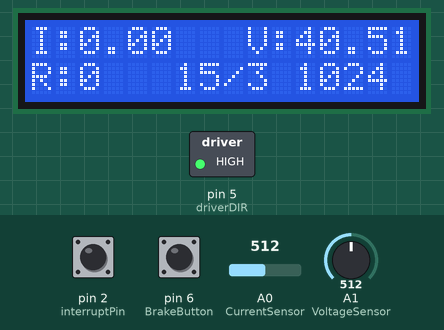
Bench run of a sketch on a simulated Arduino Uno, built with avr-gcc and run on an emulated ATmega328P. Parts: 16×2 character LCD, switched loads named in the sketch (green lamp = pin HIGH). The inputs (shaded band) are chosen by the test bench; at power-on: pin 6 (BrakeButton) LOW, A0 (CurrentSensor) = 512, A1 (VoltageSensor) = 512, pin 2 (interruptPin) HIGH. The local clock reads 2024-03-15 10:24:30 at power-on unless the sketch sets it; storage starts empty; pins used as bus, display or sensor lines are not drawn.

Above: at 1.3 s.
1.4 s: pin 6 (BrakeButton) pulled HIGH for 0.35 s
At 2.1 s:
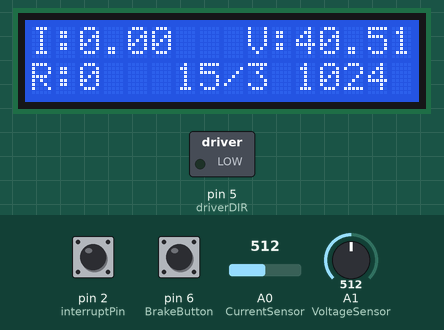
3.7 s: A0 (CurrentSensor) set to 490
At 4.2 s:
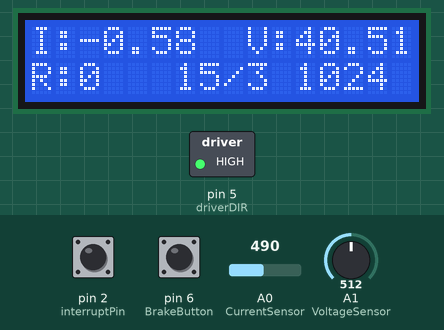
5.3 s: A1 (VoltageSensor) set to 490
At 6.6 s:
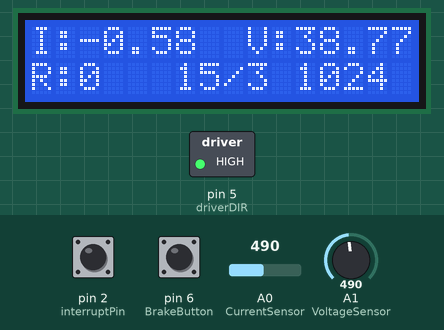
6.9 s: pin 2 (interruptPin) pulled LOW for 0.35 s
At 8.0 s:
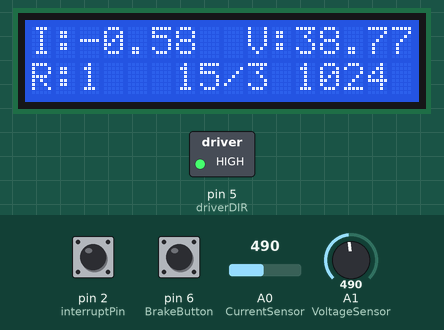
8.7 s: A0 (CurrentSensor) set to 510
At 9.2 s:
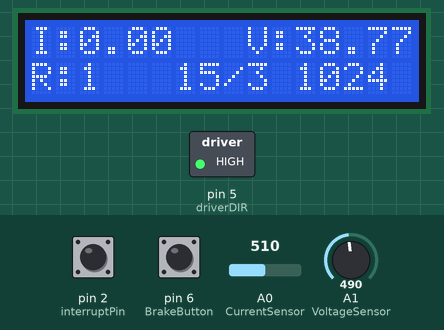
10.2 s: A1 (VoltageSensor) set to 510
At 11.6 s:
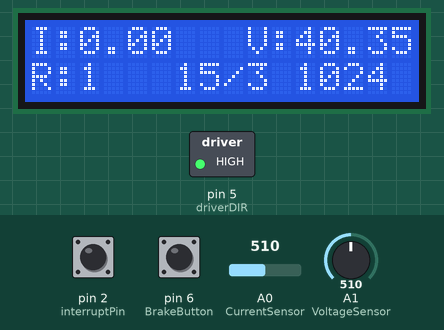
Timing chart, 0 to 13.2 s (numbered marks = the images above; inputs shaded):
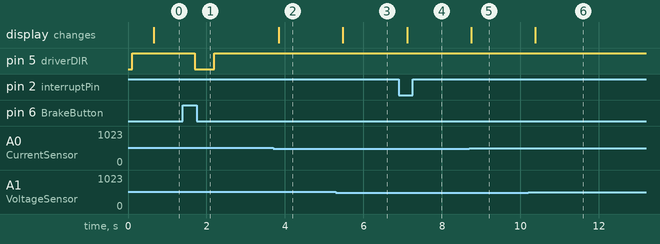

Measured:
- after the input at 1.4 s, pin 5 (driverDIR): HIGH → LOW after 0.30 s, → HIGH 0.51 s later
- after the input at 3.7 s, the display: changes after 0.14 s (image 2)
- after the input at 5.3 s, the display: changes after 0.18 s (image 3)
- after the input at 6.9 s, the display: changes after 0.21 s (image 4)
- after the input at 8.7 s, the display: changes at once (image 5)
- after the input at 10.2 s, the display: changes after 0.17 s (image 6)

The sketch:

Ontwerp.ino
```cpp
#include <Wire.h>
#include <LiquidCrystal_I2C.h>
#include <SPI.h>
#include <SD.h>
#include "RTClib.h"
RTC_DS1307 rtc;

File dataFile;
LiquidCrystal_I2C lcd(0x27, 16, 2);

const int SDcardpin = 10;
const byte interruptPin = 2;
const int CurrentSensor = A0;
const int VoltageSensor = A1;

const float R1 = 14930;
const float R2 = 982;
const int AmountOfCogs = 40;

const int driverPUL = 3;
const int driverDIR = 5;
bool SetDIR = LOW;         //////////////////////////////// If brake turning in wrong direction, change this.

const int BrakeButton = 6;
const int MaxSteps = 500; //////////////////////////////// If motor isn't pulling far enough increase number. If motor is slipping decrease.
const int Pulse = 500;  ////////////////////////////////// If motor is too slow increase number. If motor is too fast decrease.
int CurrentStep = MaxSteps;

double CountedCogs = 0;
int RPM = 0;
double Current = 0;
float Vout = 0.0;
float Vin = 0.0;
double Seconds;

DateTime now;
String FileName;

////////////////////////////////////////////SETUP FUNCTION/////////////////////////////////////////////////////////

void setup() {
   now = rtc.now();
   FileName = String(now.month())+ String(now.day())+String(now.hour())+".csv";

   if (! rtc.begin()) {
    while (1);
  }

   if (!rtc.isrunning()) {
    // rtc.adjust(DateTime(2019, 10, 22, 19, 15, 9));
  }

  if (!SD.begin(SDcardpin))
  {
    while (1);
  }

   pinMode(CurrentSensor, INPUT);
   pinMode(interruptPin, INPUT_PULLUP);
   pinMode(BrakeButton, INPUT);
   pinMode (driverPUL, OUTPUT);
   pinMode (driverDIR, OUTPUT);

   attachInterrupt(digitalPinToInterrupt(interruptPin),CountTheCogs, FALLING);

   lcd.init();
   lcd.backlight();

   PrintHeadersToSD();

   if(BrakeButton == LOW){                 // first time you pull the switch always start braking,
    SetDIR = !SetDIR;                       // independent of starting switch postion
    CurrentStep = 0;
   }
  }

////////////////////////////////////////////MAIN LOOP FUNCTION/////////////////////////////////////////////////////////

void loop() {
 now = rtc.now();   //start the realtime clock

 BrakeLogic();      //enable the braking logic. When to brake when not to.

 Current = .0264 * analogRead(CurrentSensor) -13.52;    //Current sensor error correction

 if( abs(Current) < 0.40 )       //Should be removed after fixing interferrence of AC signal
   {
    Current = 0;
   }

  Vout = (analogRead(VoltageSensor) * 5) / 1024.0;      //Voltage sensor and voltage divider calculations
  Vin = Vout / (R2/(R1+R2));

  PrintDataToLCD();               //print out everything we need
  PrintDataToSD();

  delay(500);
}

////////////////////////////////////////////INTERPUT FUNCTION/////////////////////////////////////////////////////////

void CountTheCogs()
  {
    CountedCogs++;  //Keeps track of speed

    RPM = (CountedCogs / AmountOfCogs) * 60;

    if(now.second()!= Seconds){
    CountedCogs = 0;
    Seconds = now.second();
    }
  }

////////////////////////////////////////////BRAKE FUNCTIONS/////////////////////////////////////////////////////////

void BrakeLogic()  //when to brake
  {
    if((digitalRead(BrakeButton) == HIGH) || (RPM >= 2000)){                           //if BrakeButton is pressed or speed is exessive: start braking
      Brake_ON();
    }

    if((digitalRead(BrakeButton) == LOW) && (RPM < 2000)){                            //if Brakebutton is not pressed, and  speed is not exessive: stop braking
      Brake_OFF();
    }
  }

void Brake_ON(){
  while(CurrentStep < MaxSteps){
    digitalWrite(driverDIR,SetDIR);
    digitalWrite(driverPUL,HIGH);
    delayMicroseconds(Pulse);
    digitalWrite(driverPUL,LOW);
    delayMicroseconds(Pulse);
    CurrentStep++;
    }
}

void Brake_OFF(){
  while(CurrentStep > 0){
    digitalWrite(driverDIR,!SetDIR);
    digitalWrite(driverPUL,HIGH);
    delayMicroseconds(Pulse);
    digitalWrite(driverPUL,LOW);
    delayMicroseconds(Pulse);
    CurrentStep--;
  }
}

////////////////////////////////////////////BORING PRINT FUNCTIONS/////////////////////////////////////////////////////////

void PrintHeadersToSD()
  {
    if(!SD.exists(FileName))
    {
      dataFile = SD.open(FileName, FILE_WRITE);
      if(dataFile)
       {
         dataFile.print("Timestamp (YYYYMMDDHHSS)");
         dataFile.print(",");
         dataFile.print("Toerental [RPM]");
         dataFile.print(",");
         dataFile.print("Vin [V]");
         dataFile.print(",");
         dataFile.println("Stroom [A]");
         dataFile.close();
       }
    }
  }

void PrintDataToLCD()
  {
    String dataString = "";
    lcd.clear();
    lcd.print("I:");
    lcd.print(Current);
    lcd.setCursor(9,0);
    lcd.print("V:");
    lcd.print(Vin);
    lcd.setCursor(0,1);
    lcd.print("R:");
    lcd.print(RPM);
    lcd.setCursor(6,1);
    lcd.print(now.day(), DEC);
    lcd.print('/');
    lcd.print(now.month(), DEC);
    lcd.print(" ");
    lcd.print(now.hour());
    lcd.print(now.minute());
  }

void PrintDataToSD()
  {
    dataFile = SD.open(FileName, FILE_WRITE);
    if (dataFile)
    {
      dataFile.print(now.year(), DEC);
      dataFile.print(now.month(), DEC);
      dataFile.print(now.day(), DEC);
      dataFile.print(now.hour(), DEC);
      dataFile.print(now.minute(), DEC);
      dataFile.print(now.second(), DEC);
      dataFile.print(",");
      dataFile.print(RPM);
      dataFile.print(",");
      dataFile.print(Vin);
      dataFile.print(",");
      dataFile.println(Current);
      dataFile.close();
    }
  }
```
